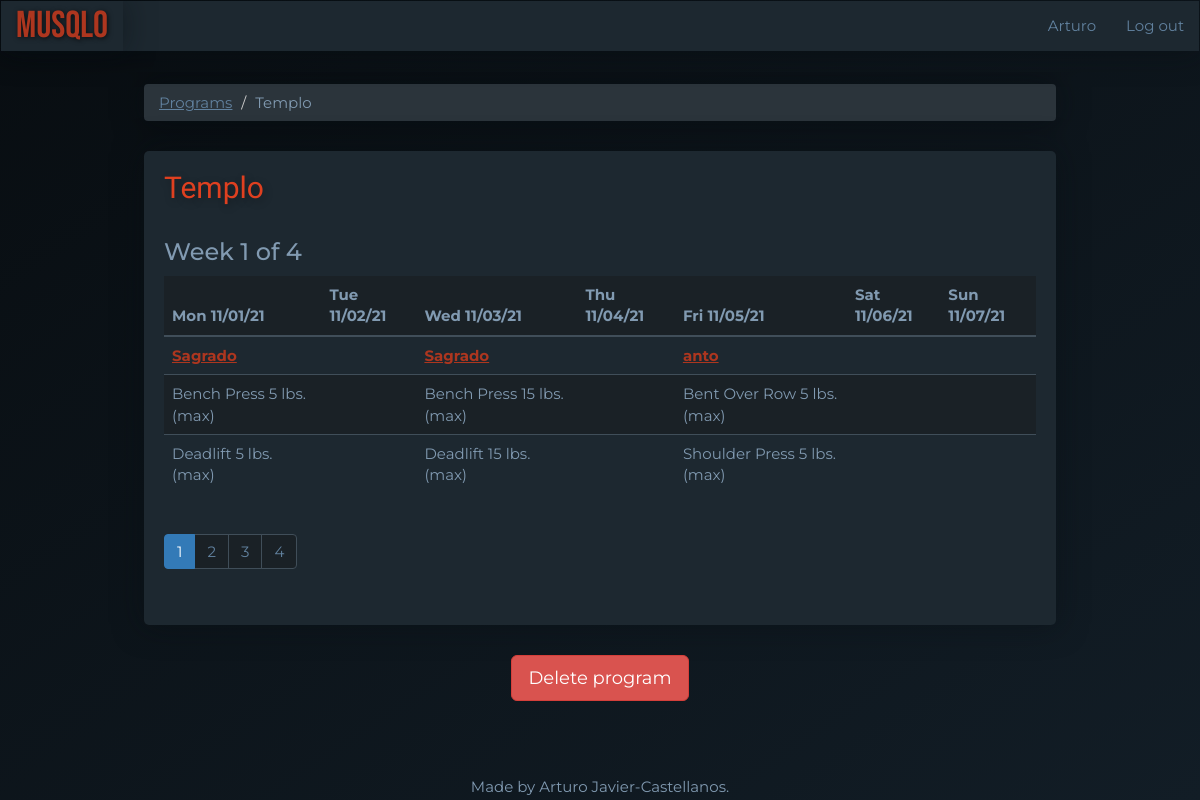
The app's page /programs/6/week/1 (signed in) with its own data.
### main.py (models this page shows)
class User(UserMixin, db.Model):
    __tablename__ = "users"
    id = Column(Integer, primary_key=True)
    email = Column(String(100), unique=True)
    password = Column(String(100))
    name = Column(String(100))
    program_templates = relationship("ProgramTemplate", back_populates="user")
    programs = relationship("Program", back_populates="user")

class Program(db.Model):
    __tablename__ = "programs"
    id = Column(Integer, primary_key=True)
    user_id = Column(Integer, ForeignKey("users.id"))
    user = relationship("User", back_populates="programs")
    name = Column(String(200), nullable=False)
    weeks = Column(Integer, nullable=False)
    workouts = relationship("Workout", back_populates="parent_program")

class Workout(db.Model):
    __tablename__ = "workouts"
    id = Column(Integer, primary_key=True)
    name = Column(String(200), nullable=False)
    week = Column(Integer, nullable=False)
    date = Column(Date, nullable=False)
    program_id = Column(Integer, ForeignKey("programs.id"))
    parent_program = relationship("Program", back_populates="workouts")
    exercises = relationship("Exercise", back_populates="parent_workout")

### main.py (the view)
@app.route("/programs/<int:program_id>/week/<int:week>", methods=["GET", "POST"])
@protect_program_week
def show_program(program_id, week):
    current_program = Program.query.get(program_id)
    earliest_workout = Workout.query.filter_by(parent_program=current_program, week=week).order_by(
        Workout.date).first()
    first_day_of_week = earliest_workout.date
    while first_day_of_week.weekday() != 0:
        first_day_of_week -= timedelta(1)
    days_of_the_week = [(first_day_of_week + timedelta(num)).strftime("%a %m/%d/%y") for num in range(7)]
    most_workouts_in_one_day = 0
    daily_workouts = []
    for day in range(7):
        workouts = [workout for workout in current_program.workouts if workout.week == week and workout.date.weekday() == day]
        if len(workouts) > most_workouts_in_one_day:
            most_workouts_in_one_day = len(workouts)
        daily_workouts.append(workouts)
    workout_layers = []
    for num in range(most_workouts_in_one_day):
        workout_layer = []
        for workouts in daily_workouts:
            try:
                new_workout = workouts[num]
            except IndexError:
                workout_layer.append(0)
            else:
                workout_layer.append(new_workout)
        workout_layers.append(workout_layer)
    exercise_layers = []
    for workout_layer in workout_layers:
        most_exercises_in_layer = 0
        for element in workout_layer:
            if isinstance(element, Workout):
                if len(element.exercises) > most_exercises_in_layer:
                    most_exercises_in_layer = len(element.exercises)
        exercise_layer = []
        for row_number in range(most_exercises_in_layer):
            row = []
            for day_number in range(7):
                element = workout_layer[day_number]
                if isinstance(element, Workout):
                    try:
                        new_exercise = element.exercises[row_number]
                    except IndexError:
                        row.append(0)
                    else:
                        exercise_weights = [set.weight for set in new_exercise.sets]
                        row.append(f"{new_exercise.type} {max(exercise_weights)} lbs. (max)")
                else:
                    row.append(0)
            exercise_layer.append(row)
        exercise_layers.append(exercise_layer)
    return render_template("show-program.html",
                           days_of_the_week=days_of_the_week,
                           program=current_program,
                           weeks=current_program.weeks,
                           current_week=week,
                           workout_layers=workout_layers,
                           exercise_layers=exercise_layers
                           )

### main.py (called while the page is built)
@login_manager.user_loader
def load_user(user_id):
    try:
        return User.query.get(int(user_id))
    except ValueError:
        return None

def protect_program_week(f):
    @wraps(f)
    def decorated_function(program_id, week, *args, **kwargs):
        requested_program = Program.query.get(program_id)
        if requested_program.user_id != current_user.id:
            return abort(403)
        return f(program_id, week, *args, **kwargs)
    return decorated_function

### templates/show-program.html
{% extends 'bootstrap/base.html' %}
{% block content %}
{% include "header.html" %}
<ol class="breadcrumb">
  <li><a href="{{url_for('dashboard')}}">Programs</a></li>
  <li class="active">{{program.name}}</li>
</ol>
<div class="card">
    <h2 class="card-title">{{ program.name }}</h2>
    <h3>Week {{ current_week }} of {{ weeks }}</h3>
    <div class="table-responsive">
    <table class="table">
        <thead>
            <tr>
                {% for day in days_of_the_week: %}
                <th>{{day}}</th>
                {% endfor %}
            </tr>
        </thead>
        <tbody>
        {% for n in range(workout_layers|length):%}
            <tr>
                {% for element in workout_layers[n]: %}
                    {% if element is integer: %}
                        <td></td>
                    {% else: %}
                        <td><a href=" {{ url_for('show_workout', workout_id=element.id) }}"><b>{{element.name}}</b></a></td>
                    {% endif %}
                {% endfor %}
            </tr>
            {% for row in exercise_layers[n]:%}
                <tr>
                    {% for cell in row %}
                         {% if cell is integer: %}
                            <td></td>
                        {% else: %}
                            <td>{{cell}}</td>
                        {% endif %}
                    {% endfor %}
                </tr>
            {% endfor %}
        {% endfor %}
        </tbody>
    </table>
    </div>
    <nav aria-label="Pagination">
      <ul class="pagination">
        {% for week in range(1, (weeks + 1)): %}
          {% if week == current_week %}
            <li class="page-item active"><a class="page-link" href="{{url_for('show_program', program_id=program.id, week=week)}}">{{ week }}</a></li>
          {% else: %}
            <li class="page-item"><a class="page-link" href="{{url_for('show_program', program_id=program.id, week=week)}}">{{ week }}</a></li>
          {% endif %}
        {% endfor %}
      </ul>
    </nav>
</div>
<div class="text-center">
    <a href="{{url_for('delete_program', program_id=program.id)}}" class="btn btn-danger btn-lg" role="button">Delete program</a>
</div>
{% include "footer.html" %}
{% endblock %}

### templates/header.html (shortened to what this page needs)
<!DOCTYPE html>
<html lang="en">
<head>
    <link href="{{ url_for('static', filename='css/styles.css')}}" rel="stylesheet">
</head>
<body>
<div id="wrap">
<nav class="navbar navbar-inverted" role="navigation">
  <div class="navbar-header">
    <a class="navbar-brand" href="{{url_for('home')}}">MUSQLO</a>
  </div>
  <div class="collapse navbar-collapse" id="navbar-links">
  <ul class="nav navbar-nav navbar-right">
    {% if current_user.is_authenticated: %}
    <li><a href="{{url_for('user')}}">{{ current_user.name }}</a></li>
    <li><a href="{{url_for('logout')}}">Log out</a></li>
    {% else: %}
    <li><a href="{{ url_for('home',_anchor='login') }}">Log in</a></li>
    <li><a href="{{ url_for('register') }}">Register</a></li>
    {% endif %}
  </ul>
  </div>
</nav>
<div id="main">
<div class="container-fluid">

### static/css/styles.css (style rules this page uses)
body { font-family: 'Montserrat', sans-serif; font-size: 1.5rem; color: #819ab1; background: linear-gradient(to bottom right, #080d11, #121d26) fixed; }
.container-fluid { padding: 1% 12%; }
.card { background-color: #1d2830; border-radius: 5px; box-shadow: 0px 0 30px rgba(8, 13, 17, 0.5); padding: 0 20px 30px; margin-bottom: 30px; }
.breadcrumb { background-color: #2b343b; box-shadow: 0px 0 30px rgba(8, 13, 17, 0.5); margin-bottom: 30px; }
.breadcrumb > .active { font-family: 'Montserrat', sans-serif; color: #819ab1; }
.breadcrumb a { color: #61819e; text-decoration: underline; }
.card-title { font-family: 'Cairo', sans-serif; font-size: 3rem; color: #df4020; padding: 20px 0 15px; margin: 0 0 8px 0; text-shadow: 2px 3px 8px rgba(0, 0, 0, .3); }
.navbar-collapse { font-family: 'Montserrat', sans-serif; background-color: #1d2830; box-shadow: 0px 0 30px rgba(8, 13, 17, 0.5); }
.navbar-collapse a { color: #61819e; }
.navbar-header { font-family: 'Montserrat', sans-serif; background-color: #1d2830; box-shadow: 0px 0 30px rgba(8, 13, 17, 0.5); }
.navbar-header a { color: #61819e; }
.navbar-inverted > .navbar-header > .navbar-brand { font-family: 'Bebas Neue', cursive; color: #ad361f; font-size: 2.5em; text-shadow: 1px 1px 5px rgba(0, 0, 0, .7); }
.table tr:nth-child(even) td { background-color: #1a2126; }
.table > thead > tr > th { background-color: #1a2126; border-bottom: 2px solid #404e59; border-top: 0; }
.table > tbody > tr > td { border-color: #404e59; }
.table a { color: #ad361f; text-decoration: underline; }
.pagination > li > a { color: #61819e; background-color: #1a2126; border: 1px solid #404e59; }
html, body { height: 100%; }
#wrap { min-height: 100%; }
#main { overflow:auto; padding-bottom: 2%; }

### records on screen
User: name "Arturo"
Program: name "Templo"
Workout: name "Sagrado"
Workout: name "Sagrado"
Workout: name "anto"

### other values on screen
{{ current_week }} "1"
{{ weeks }} "4"
{{ day }} "Mon 11/01/21" "Tue 11/02/21" "Wed 11/03/21" "Thu 11/04/21" "Fri 11/05/21" "Sat 11/06/21" "Sun 11/07/21"
{{ cell }} "Bench Press 5 lbs. (max)" "Bench Press 15 lbs. (max)" "Bent Over Row 5 lbs. (max)" "Deadlift 5 lbs. (max)" "Deadlift 15 lbs. (max)" "Shoulder Press 5 lbs. (max)"
{{ week }} "1"
{{ week }} "2" "3" "4"
